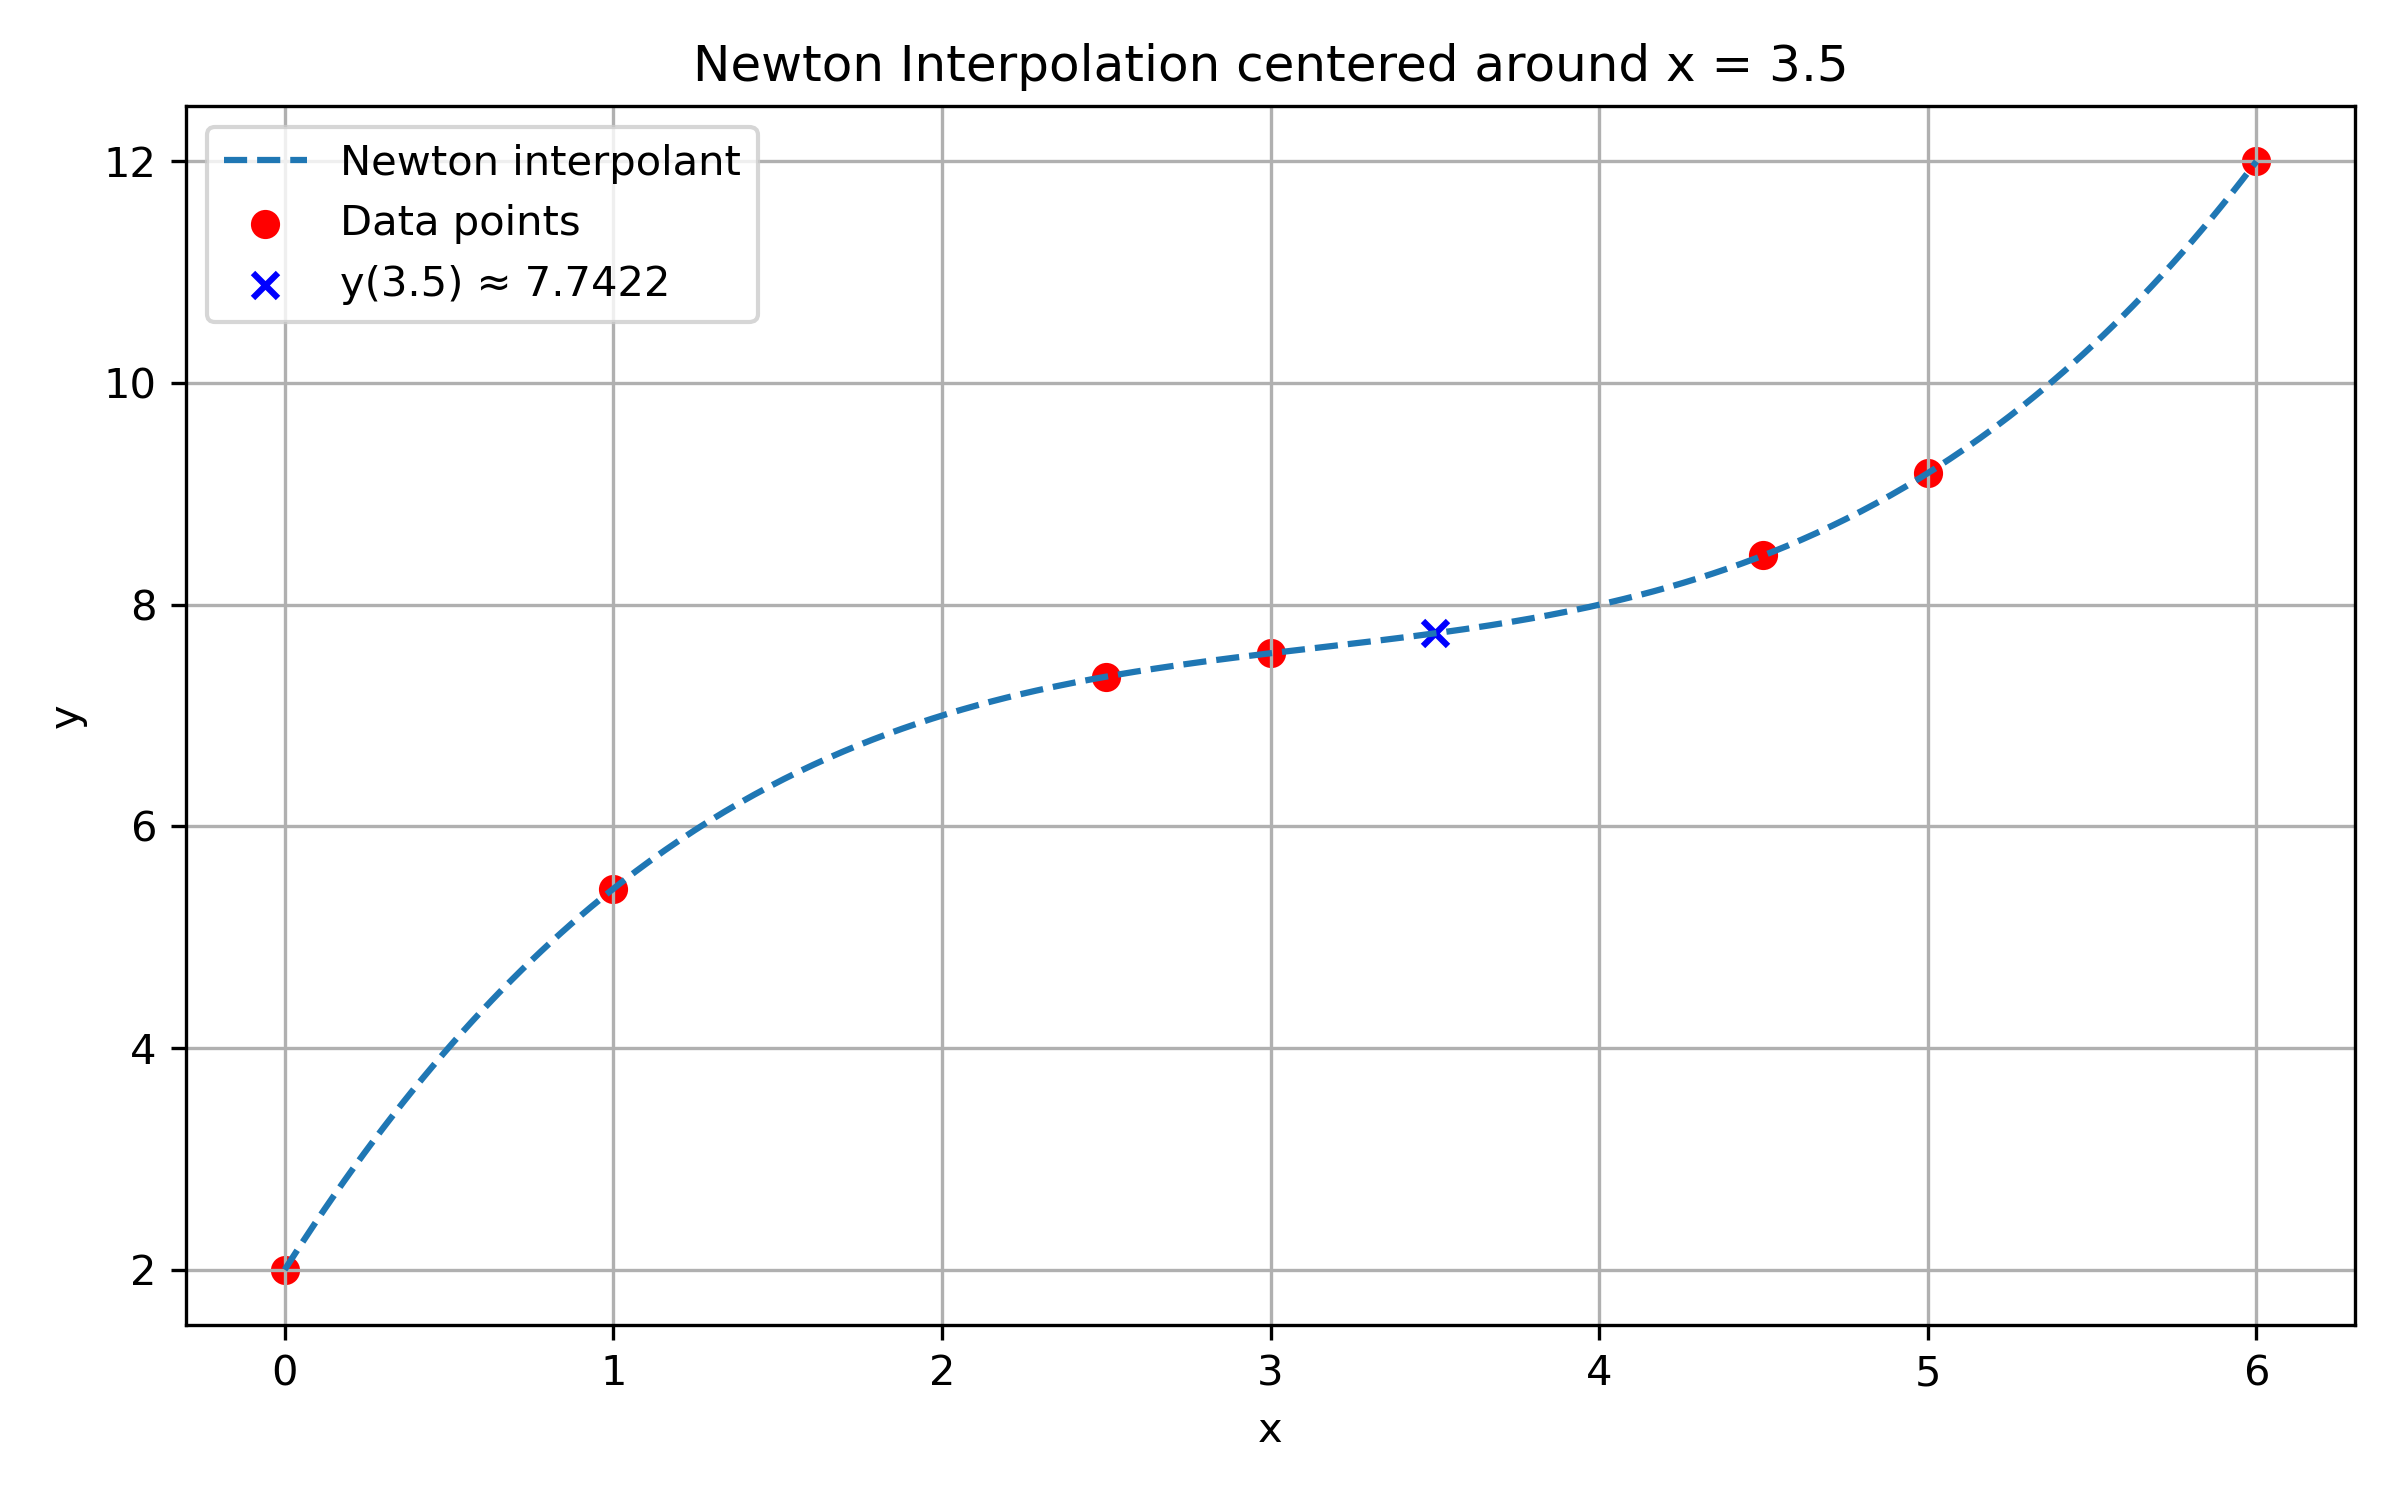

Generate this figure with Python:
import numpy as np
import matplotlib.pyplot as plt

# Given data points from the table
# x: 0, 1, 2.5, 3, 4.5, 5, 6
# y: 2, 5.4375, 7.3516, 7.5625, 8.4453, 9.1875, 12
data_points = np.array([
    (0.0, 2.0),
    (1.0, 5.4375),
    (2.5, 7.3516),
    (3.0, 7.5625),
    (4.5, 8.4453),
    (5.0, 9.1875),
    (6.0, 12.0)
])

x_target = 3.5  # we want y(3.5)

# --- Step 1: order points to be centered around x_target ---
centered_data_points = data_points[np.argsort(
    np.abs(data_points[:, 0] - x_target)
)]

print("x-values ordered by closeness to 3.5:")
print(centered_data_points[:, 0])

def divided_differences(x, y):
    """Compute the divided-difference table and return Newton coefficients."""
    n = len(y)
    coef = np.zeros((n, n))
    coef[:, 0] = y
    for j in range(1, n):
        for i in range(n - j):
            coef[i, j] = (coef[i + 1, j - 1] - coef[i, j - 1]) / (x[i + j] - x[i])
    return coef[0]  # first row: coefficients for Newton form

def newton_polynomial(coef, x_data, x):
    """Evaluate Newton’s interpolating polynomial with coefficients coef at x."""
    n = len(coef) - 1
    p = coef[n]
    for k in range(1, n + 1):
        p = coef[n - k] + (x - x_data[n - k]) * p
    return p

# --- Step 2: build Newton polynomial using centered ordering ---
x_centered = centered_data_points[:, 0]
y_centered = centered_data_points[:, 1]

coef_centered = divided_differences(x_centered, y_centered)
y_approx = newton_polynomial(coef_centered, x_centered, x_target)

print(f"\nNewton interpolant estimate at x = {x_target}: {y_approx:.6f}")

# (Optional) Compare with original ordering to show same mathematical value
x_original = data_points[:, 0]
y_original = data_points[:, 1]
coef_original = divided_differences(x_original, y_original)
y_approx_original = newton_polynomial(coef_original, x_original, x_target)
print(f"Using original order (for comparison): {y_approx_original:.6f}")

# --- Step 3: plot interpolant and data points ---
x_plot = np.linspace(0.0, 6.0, 400)
y_plot = [newton_polynomial(coef_centered, x_centered, xv) for xv in x_plot]

plt.figure(figsize=(8, 5))
plt.plot(x_plot, y_plot, label="Newton interpolant", linestyle="--")
plt.scatter(data_points[:, 0], data_points[:, 1],
            color="red", label="Data points")
plt.scatter(x_target, y_approx, color="blue",
            label=f"y(3.5) ≈ {y_approx:.4f}", marker="x")

plt.xlabel("x")
plt.ylabel("y")
plt.title("Newton Interpolation centered around x = 3.5")
plt.grid(True)
plt.legend()
plt.tight_layout()
plt.savefig("prob_17_2.png", dpi=300)
plt.show()
